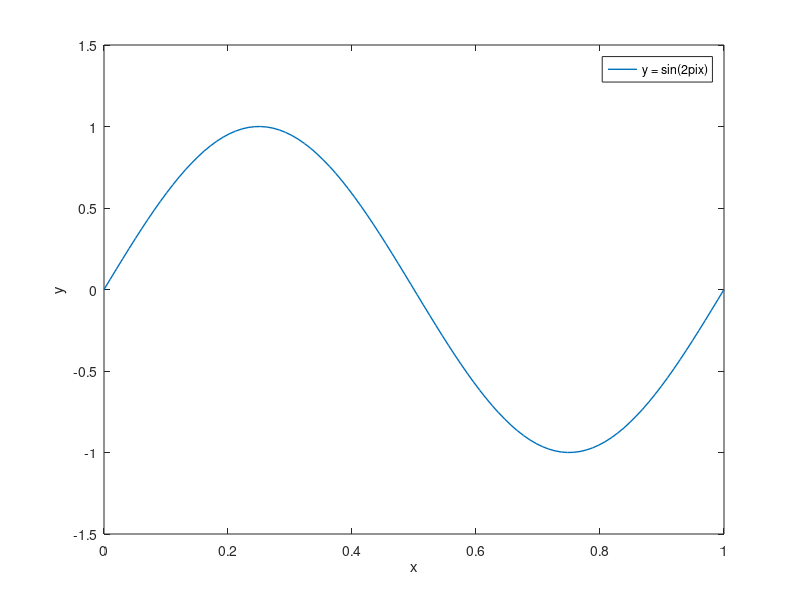

Write the MATLAB code that produced this figure. (Note: this script raises an error after producing the figure.)
%% Polynomial interpolation
% Nel seguito di questo notebook verrà presentato un approccio alla base del 
% ML: fitting polinomiale. Nello specifico verranno generati dei punti casualmente 
% distribuiti attorno alla funzione seno e si otterà il polinomio interpolante 
% (overfitting) che attraversa tutti i punti (di learning). In seguito si rappresenteranno 
% polinomi aventi gradi inferiori a $n-1$ (dove $n$ rappresenta il numero di punti 
% precedentemente generati) e si calcolerà lo scarto quadratico medio o root mean 
% square error $E_{RMS}$ per ogni grado.

% cleaning enviroment
clc
clear
%% 
% Rappresento la funzione $y = sin(2\pi x)$ con $0 \leq x\leq 1$

% funzione seno
sen = @(x) sin(2*pi*x);

% genero vettori
x = linspace(0,1,100);
y = sen(x);
%%
% setto spessore linea
lw = 1;

% plotto funzione seno
figure;
plot(x,y,"LineWidth",lw)
xlabel("x")
ylabel("y")
legend("y = sin(2\pix)")
xlim([0 1])
ylim([-1.5 1.5])
%% 
% Genero set di learning avente |n_lrn| punti randomicamente distribuiti attorno 
% alla funzione seno

% genero set di learning
n_lrn = 25;
x_lrn = linspace(0,1,n_lrn);
% rumore
eps = 0.2; 
y_lrn = sen(x_lrn) + rand_between(-eps,eps,n_lrn)';
%%
% rappresento punti
figure;
plot(x,y,"LineWidth",lw)
hold on
plot(x_lrn,y_lrn,"o","LineWidth",1)
legend("y = sin(2\pix)","data")
xlabel("x")
ylabel("y")
hold off
xlim([0 1])
ylim([-1.5 1.5])
%% 
% Il *polinomio interpolante* è quel polinomio la cui curva passa attraverso 
% tutti i punti sperimentali. Se il polinomio ha forma generale $y=a_1 + a_2 x 
% + a_3 x^3 + ... + a_n x^{n-1}$ dove 
%% 
% * $n$ è il numero di punti da fittare;
% * $a_1$, $a_2$, ..., $a_n$ sono gli $n$ coefficienti del polinomio;
%% 
% Posto $\bar{x} = (x_1, x_2, ..., x_n)$, affinchè il polinomio attraversi tutti 
% i punti del vettore $\bar{x}$ deve verificare le seguenti condizioni:
%% 
% * $y_1=a_1 + a_2 x_1 + a_3 x_1^3 + ... + a_n x_1^{n-1}$     (condizione passaggio 
% per il punto $x_1$)
% * $y_2=a_1 + a_2 x_2 + a_3 x_2^3 + ... + a_n x_2^{n-1}$     (condizione passaggio 
% per il punto $x_2$)
% * ...
% * $y_n=a_1 + a_2 x_n + a_3 x_n^3 + ... + a_n x_n^{n-1}$     (condizione passaggio 
% per il punto $x_n$)
%% 
% che rappresenta un sistema di $n$ equazioni in $n$ incognite. Il nostro obiettivo 
% consiste nel risolvere il sistema per determinare gli $n$ coefficienti $a_1$, 
% $a_2$, ..., $a_n$ e quindi il polinomio interpolante.
% 
% Sfruttando il formalismo matriciale è possibile rappresentare il sistema di 
% $n$ equazioni come di seguito
% 
% $\pmatrix{y_1 \cr y_2 \cr ... \cr y_n} = \pmatrix{1 & x_1 & x_1^2 & ... & 
% x_1^{n-1} \cr 1 & x_2 & x_2^2 & ... & x_2^{n-1} \cr ... & ... & ... & ... & 
% ... \cr 1 & x_n & x_n^2 & ... & x_n^{n-1}} \cdot \pmatrix{a_1 \cr a_2 \cr ... 
% \cr a_n}$.
% 
% La matrice 
% 
% $$V=\pmatrix{1 & x_1 & x_1^2 & ... & x_1^{n-1} \cr 1 & x_2 & x_2^2 & ... & 
% x_2^{n-1} \cr ... & ... & ... & ... & ... \cr 1 & x_n & x_n^2 & ... & x_n^{n-1}}$$
% 
% prende il nome "matrice di Vandermonde" e si genera elevando gli elementi 
% del vettore $\bar{x}$  da 0 a $n-1$.
%% 
% In MATLAB è possibile generare la matrice di Vandermonde utilizzando la funzione 
% |vander()|

% genero matrice di Vandermonde
V = fliplr(vander(x_lrn))
%% 
% Risolvo il sistema e determino i coefficienti $a_1$, $a_2$, ..., $a_n$ eseguendo 
% il prodotto matriciale $V^{-1} \cdot \bar{y}$ in cui $\bar{y} = (y_1, y_2, ..., 
% y_n)$
% 
% Alla luce della forma matriciale, è possibile determinare i coefficienti $\alpha$ 
% eseguendo il prodotto righe per colonna tra l'inversa della matrice di Vandermonde 
% e il vettore colonna y.
% 
% In  MATLAB è possibile eseguire questa operazione sia sfruttando la funzione 
% |pinv()| che determina la matrice pseudoinversa

a = pinv(V)*(y_lrn')
%% 
% oppure utilizzando la sintassi |V\y_lrn'|

% determino i coefficienti
% a = V\y_lrn'

% ottengo il polinomio funzione degli scalari x e m (grado)
% poly = @(x,m) (x.^(0:m))*(a(1:m+1));
%% 
% Determiniamo i valori previsti

% over-fitting
% determino le ordinate previste dal
% modello con poly_predict (funzione definita in basso)
% poly_predict(x,a,n_lrn-1)

% plotting predicted values
figure;
plot(x,poly_predict(x,a,n_lrn-1),"r","LineWidth",lw)
hold on
plot(x_lrn,y_lrn,'ob',"LineWidth",1)
plot(x,y,"g","LineWidth",lw)
hold off
legend("polynomial fit", "data", "sin(2\pix)")
xlabel("x")
ylabel("y")
ylim([-1.5 1.5])
xlim([0 1])
%% 
% Cosa succede utilizzando polinomi di grado inferiore a $n-1$?

% plotting at different M (polynomial order)
for m = 0:3

    % uso funzione vander personalizzata che permette di costruire matrici di
    % Vandermonde incomplete in funzione del grado m fornito
    V = custom_vander(x_lrn,m)
    a = pinv(V)*(y_lrn')
    
    figure;
    plot(x,poly_predict(x,a,m),"r")
    hold on
    plot(x_lrn,y_lrn,'ob')
    plot(x,y,"g")
    hold off
    legend("polynomial fit", "data", "sin(2\pix)")
    xlabel("x")
    ylabel("y")
    ylim([-1.5 1.5])
    xlim([0 1])
    title(sprintf("M = %d",m))
end
%% Errore di learning e testing
% Per questa occasione utilizzeremo il root mean square error (o scarto quadratico 
% medio)
% 
% $$E_{RMS} = \frac{1}{N} \sum_i^N (P_i - O_i)^2$$
% 
% dove
%% 
% * $N$ rappresenta il numero di punti;
% * $P_i$ il valore previsto;
% * $O_i$ il valore osservato
%% 
% Noi siamo interessati all'andamento di $E_{RMS}$ in funzione del grado $m$ 
% del polinomio quindi, se il polinomio completo ha grado $M$, calcoleremo l'errore 
% $M+1 = N$ volte

% genero set di testing
n_tst = 30;
x_tst = linspace(0,1,n_tst);
y_tst = sen(x_tst) + rand_between(-eps,eps,n_tst)';

% initializing vectors
learning_error = zeros(1,n_lrn);
testing_error = zeros(1,n_lrn);
y_fit_lrn = zeros(1,n_lrn);
y_fit_tst = zeros(1,n_tst);

for j = 1:n_lrn
    m = j-1;
    V = custom_vander(x_lrn,m);
    a = pinv(V)*(y_lrn');
    y_fit_lrn = poly_predict(x_lrn,a,m);
    y_fit_tst = poly_predict(x_tst,a,m);

    % calculating learning error
    learning_error(j) = sqrt(sum((y_fit_lrn-y_lrn).^2))/n_lrn;

    % calculating testing error
    testing_error(j) = sqrt(sum((y_fit_tst-y_tst).^2))/n_tst;
end

% plotting 
plot(0:n_lrn-1,learning_error,"-o","LineWidth",lw)
hold on
plot(0:n_lrn-1,testing_error,"-o","LineWidth",lw)
hold off
xlabel("M (grado del polinomio)")
ylabel("E_{RMS}")
legend("Training")
legend("Training","Testing")
%% Funzioni

% randbet
% a: estremo inferiore
% b: estremo superiore
% n: numero di elementi da generare
% output: vettore
%%
function randbet = rand_between(a,b,n)
    randbet = a + (b-a).*rand(n,1);
end

% custom_vander
% x: vettore a partire da cui calcolare la matrice di Vandermonde arrestata
% m: grado del polinomio personalizzato
function [output_matrix] = custom_vander(x,m)
    output_matrix = zeros(1, m+1);
    for i=1:length(x)
        output_matrix(i,:) = x(i).^(0:1:m);
    end
end

% poly_predict
% descrizione: permette di ottenere le ordinate dati i parametri seguenti
% x: vettore (ordinate)
% a: vettore (coefficienti del polinomio)
% m: scalare (grado del polinomio)
function output_vector = poly_predict(x,a,m)
    poly = @(x,m) (x.^(0:m))*(a(1:m+1));
    lx = length(x);
    output_vector = zeros(1,lx);
    for i=1:lx
        output_vector(i) = poly(x(i),m);
    end
end